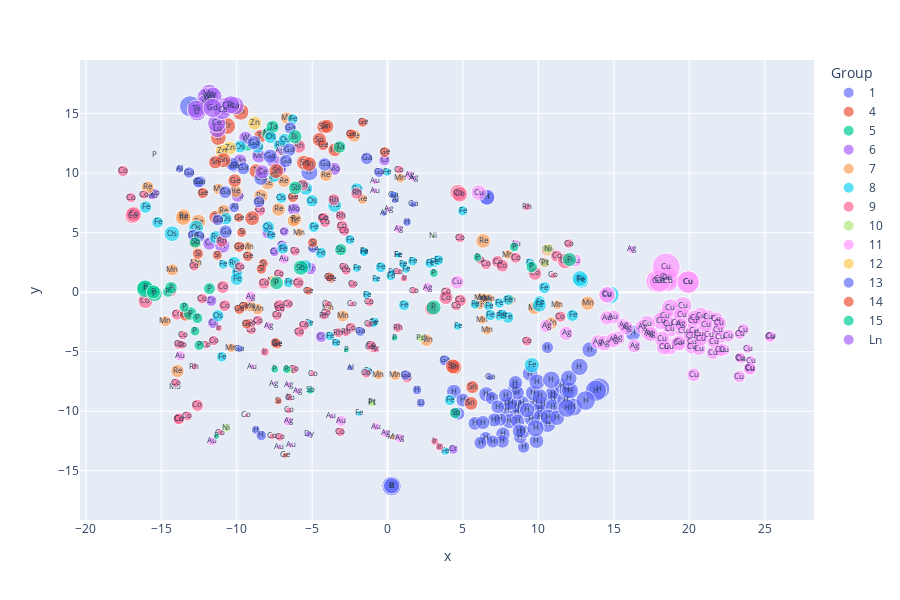

Notebook code for this chart:
### Code cell
df_mapping.sort_values(by="Group", key=lambda x: np.argsort(index_natsorted(df_mapping["Group"])), inplace=True)
fig = px.scatter(df_mapping, x="x", y="y", color="Group", size="Doop", text="M", custom_data=["M", "Ligand", "Axial", "Coord_No", "No_Subs",  "Doop", "CCDC", "dominant"], width=900, height=600)
fig.update_traces(hovertemplate="CCDC: %{customdata[6]}<br>%{customdata[0]} %{customdata[1]} %{customdata[2]} <br>Coordination Number: %{customdata[3]} <br>%{customdata[7]}")
fig.update_traces(textfont_size=8)

### Figure 1 — Plotly figure (JSON) as saved in the notebook; plotly's stock layout.template omitted (floating-point values rounded to 4 significant figures; data arrays with more than 128 entries replaced by an {"elided": "..."} marker saying what was removed)
{"data": [{"customdata": {"elided": "72x8 mixed values"}, "hovertemplate": "CCDC: %{customdata[6]}<br>%{customdata[0]} %{customdata[1]} %{customdata[2]} <br>Coordination Number: %{customdata[3]} <br>%{customdata[7]}", "legendgroup": "1", "marker": {"color": "#636efa", "size": [1.79, 0.636, 0.8224, 0.8289, 0.8392, 0.8445, 0.8496, 0.8682, 0.8697, 0.8816, 0.8828, 0.8995, 0.8099, 0.9055, 0.9103, 0.9129, 0.9137, 0.8272, 0.9327, 0.7935, 0.9371, 0.9371, 0.9475, 0.9504, 0.954, 0.9056, 0.7933, 0.5754, 0.7929, 0.2882, 0.2948, 0.3585, 0.9296, 0.4256, 0.5944, 1.216, 0.9617, 0.659, 0.6702, 0.6858, 0.69, 0.7035, 0.713, 0.719, 0.7235, 0.7271, 0.7405, 0.7436, 0.7487, 0.7548, 0.7636, 0.638, 0.786, 0.7904, 0.755, 0.968, 1.059, 0.963, 0.9731, 1.067, 1.736, 1.11, 0.9062, 1.127, 1.106, 1.226, 1.308, 1.456, 1.06, 1.162, 0.3291, 1.147], "sizemode": "area", "sizeref": 0.007572, "symbol": "circle"}, "mode": "markers+text", "name": "1", "orientation": "v", "showlegend": true, "text": ["H", "H", "H", "H", "H", "H", "H", "H", "H", "H", "H", "H", "H", "H", "H", "H", "H", "H", "H", "H", "H", "H", "H", "H", "H", "H", "H", "H", "H", "H", "H", "H", "H", "H", "H", "H", "H", "H", "H", "H", "H", "H", "H", "H", "H", "H", "H", "H", "H", "H", "H", "H", "H", "H", "H", "H", "H", "H", "H", "H", "H", "H", "H", "H", "H", "H", "H", "H", "H", "H", "Li", "H"], "textfont": {"size": 8}, "type": "scatter", "x": [14.02, 6.505, 7.95, 9.806, 4.403, 9.872, 8.914, 6.542, 8.563, 8.081, 8.561, 11.0, 8.632, 10.95, 9.645, 10.27, 10.07, 9.528, 9.451, 8.445, 10.13, 10.09, 6.569, 13.4, 16.26, 9.254, 7.652, 10.6, 7.914, 1.293, -8.734, 1.952, 10.95, -8.368, 9.019, 11.81, 6.595, 4.69, 6.163, 6.92, 8.798, 7.449, 7.616, 9.008, 7.307, 5.792, 5.0, 8.166, 7.075, 8.726, 8.603, 6.967, 7.829, 8.479, 6.319, 11.57, 10.61, 10.65, 9.9, 11.92, 13.81, -5.182, 11.22, 9.808, 12.09, 12.32, 11.9, 13.13, 12.01, 10.86, 2.205, 12.72], "xaxis": "x", "y": [-8.108, -12.24, -9.901, -9.262, -8.35, -12.5, -9.305, -8.57, -10.08, -10.83, -9.541, -8.859, -10.83, -8.527, -8.466, -9.399, -9.787, -10.61, -6.833, -8.086, -10.52, -8.761, 7.992, -4.824, -3.423, -9.908, -11.91, -4.646, -9.385, 5.891, -11.57, -8.212, -9.62, -12.03, -13.0, -9.092, 7.964, -10.2, -12.65, -8.902, -12.18, -10.69, -12.53, -11.7, -9.626, -11.02, -9.065, -9.334, -10.74, -11.66, -8.452, -12.55, -8.683, -7.606, -10.95, -7.88, -11.08, -10.48, -7.534, -8.232, -8.271, 10.07, -10.55, -11.43, -8.269, -9.654, -9.736, -9.1, -7.236, -7.358, -9.298, -6.27], "yaxis": "y"}, {"customdata": [["Zr", "(5,15-Mes/10-OMe)TPC", "Cp", 9, 3, 0.6883, "897227", "dom comp"], ["Hf", "(5,15-Mes/10-OMe)TPC", "(µ-Cl)2", 6, 3, 0.7178, 979184, "dom comp"], ["Ti", "(5,15-Mes/10-OMe)TPC", "Cl", 5, 3, 0.7881, "979186", "dom comp"], ["Ti", "(5,15-Mes/10-OMe)TPC", "Cp*", 9, 3, 0.9279, "897228", "dom comp"], ["Ti", "(5,15-Mes/10-OMe)TPC", "SiMe3", 5, 3, 0.727, "979185", "dom comp"], ["Zr", "(5,15-Mes/10-OMe)TPC", "THF/(µ-Cl)2", 7, 3, 1.099, "979187", "dom comp"]], "hovertemplate": "CCDC: %{customdata[6]}<br>%{customdata[0]} %{customdata[1]} %{customdata[2]} <br>Coordination Number: %{customdata[3]} <br>%{customdata[7]}", "legendgroup": "4", "marker": {"color": "#EF553B", "size": [0.6883, 0.7178, 0.7881, 0.9279, 0.727, 1.099], "sizemode": "area", "sizeref": 0.007572, "symbol": "circle"}, "mode": "markers+text", "name": "4", "orientation": "v", "showlegend": true, "text": ["Zr", "Hf", "Ti", "Ti", "Ti", "Zr"], "textfont": {"size": 8}, "type": "scatter", "x": [-8.417, -3.502, -8.714, -11.22, -11.39, -10.64], "xaxis": "x", "y": [13.11, 11.96, 10.18, 12.96, 6.297, 13.95], "yaxis": "y"}, {"customdata": [["Ta", "(5,15-Mes/10-OMe)TPC", "NtBu", 5, 3, 0.5979, "1515749", "dom comp"], ["Ta", "(5,15-Mes/10-OMe)TPC", "Cl2", 6, 3, 0.7, "1515748", "dom comp"], ["Nb", "(5,15-Mes/10-OMe)TPC", "(µ-O)3", 7, 3, 0.6636, "2077523", "dom comp"], ["Ta", "(5,15-Mes/10-OMe)TPC", "(µ-O)3", 7, 3, 0.6674, "2077522", "dom comp"]], "hovertemplate": "CCDC: %{customdata[6]}<br>%{customdata[0]} %{customdata[1]} %{customdata[2]} <br>Coordination Number: %{customdata[3]} <br>%{customdata[7]}", "legendgroup": "5", "marker": {"color": "#00cc96", "size": [0.5979, 0.7, 0.6636, 0.6674], "sizemode": "area", "sizeref": 0.007572, "symbol": "circle"}, "mode": "markers+text", "name": "5", "orientation": "v", "showlegend": true, "text": ["Ta", "Ta", "Nb", "Ta"], "textfont": {"size": 8}, "type": "scatter", "x": [-3.176, -9.296, -7.894, -7.621], "xaxis": "x", "y": [12.2, 12.4, 13.33, 13.88], "yaxis": "y"}, {"customdata": {"elided": "28x8 mixed values"}, "hovertemplate": "CCDC: %{customdata[6]}<br>%{customdata[0]} %{customdata[1]} %{customdata[2]} <br>Coordination Number: %{customdata[3]} <br>%{customdata[7]}", "legendgroup": "6", "marker": {"color": "#ab63fa", "size": [0.6865, 0.6596, 0.6326, 0.6525, 0.769, 1.862e-06, 0.5132, 0.3858, 1.383, 0.6325, 0.5897, 0.7219, 0.2425, 0.6002, 1.388, 0.6985, 0.4413, 0.3941, 0.4976, 0.3554, 0.4966, 0.5091, 0.8839, 1.381, 1.349, 0.7929, 0.3466, 1.316], "sizemode": "area", "sizeref": 0.007572, "symbol": "circle"}, "mode": "markers+text", "name": "6", "orientation": "v", "showlegend": true, "text": ["Cr", "Mo", "Mo", "Mo", "Mo", "Mo", "Cr", "Mo", "Mo", "Mo", "Cr", "Mo", "Mo", "Cr", "Mo", "W", "Cr", "Cr", "Cr", "Cr", "Cr", "Cr", "W", "W", "W", "W", "Cr", "W"], "textfont": {"size": 8}, "type": "scatter", "x": [-11.81, -7.115, -9.943, -3.533, -8.537, -14.06, -4.402, -15.48, -11.82, -6.198, -7.923, -9.783, -15.61, -5.125, -11.8, -9.418, -7.007, -7.504, -0.1995, -6.846, -11.69, -11.55, -10.95, -12.0, -12.09, -7.576, 4.355, -11.59], "xaxis": "x", "y": [4.09, 10.4, 8.096, 10.36, 11.44, -7.977, -3.748, 8.296, 16.23, 6.95, 4.987, 11.04, 8.086, 1.986, 16.67, 12.96, 3.938, 3.408, 11.09, 5.096, -0.7208, -2.576, 3.905, 16.37, 15.78, 11.09, -13.21, 16.45], "yaxis": "y"}, {"customdata": {"elided": "50x8 mixed values"}, "hovertemplate": "CCDC: %{customdata[6]}<br>%{customdata[0]} %{customdata[1]} %{customdata[2]} <br>Coordination Number: %{customdata[3]} <br>%{customdata[7]}", "legendgroup": "7", "marker": {"color": "#FFA15A", "size": [0.4209, 0.683, 0.6383, 0.6878, 0.6684, 0.8115, 0.6307, 0.3949, 0.6494, 0.7828, 0.7195, 0.511, 0.6262, 0.62, 0.6174, 0.3905, 0.5062, 0.3769, 0.5575, 0.6244, 0.359, 0.8198, 0.4015, 0.8247, 0.5573, 0.3256, 0.5043, 0.1552, 0.3464, 0.7752, 0.481, 0.6164, 0.3948, 0.4647, 0.4576, 0.5565, 0.3538, 0.5337, 0.5865, 0.4265, 0.4048, 0.9185, 0.6602, 0.3394, 0.601, 0.4124, 0.321, 0.3599, 0.3387, 0.8741], "sizemode": "area", "sizeref": 0.007572, "symbol": "circle"}, "mode": "markers+text", "name": "7", "orientation": "v", "showlegend": true, "text": ["Re", "Re", "Re", "Re", "Re", "Re", "Re", "Mn", "Re", "Re", "Re", "Mn", "Re", "Tc", "Mn", "Mn", "Mn", "Mn", "Mn", "Re", "Mn", "Re", "Mn", "Re", "Mn", "Mn", "Mn", "Mn", "Mn", "Mn", "Mn", "Mn", "Mn", "Mn", "Mn", "Mn", "Mn", "Mn", "Mn", "Mn", "Mn", "Re", "Mn", "Mn", "Mn", "Mn", "Mn", "Mn", "Mn", "Re"], "textfont": {"size": 8}, "type": "scatter", "x": [-1.66, -6.87, -15.9, -13.92, -10.87, -8.393, -6.096, 0.5149, -2.224, -7.938, -7.228, -11.2, -4.082, -6.233, 10.62, -9.258, -8.613, -3.941, -2.968, -10.08, 7.987, -13.52, 6.5, 6.337, -9.131, 6.274, -12.71, 0.3554, -10.36, 13.26, 8.093, 10.83, -0.6022, -12.75, -14.72, -14.27, 0.8425, -7.622, -6.668, 6.718, 6.132, -13.54, 9.731, 11.26, 2.586, 6.42, -5.858, 6.082, 6.599, -12.54], "xaxis": "x", "y": [7.822, 9.357, 8.794, -6.627, 6.834, 8.06, 6.111, -6.984, 13.13, 9.193, 6.95, 8.667, 9.819, 6.005, 3.569, 3.828, -1.426, -1.287, -1.999, 8.474, 3.163, 6.429, -0.6629, 4.301, -1.14, -2.298, 2.46, -12.17, -4.665, -0.9294, -0.6499, -2.601, -6.932, 4.061, -2.439, 1.876, 9.573, 0.8996, 14.61, -0.5593, -0.4728, 6.259, -1.328, -1.061, -4.042, -0.5178, 5.005, -1.074, -3.215, 5.905], "yaxis": "y"}, {"customdata": {"elided": "79x8 mixed values"}, "hovertemplate": "CCDC: %{customdata[6]}<br>%{customdata[0]} %{customdata[1]} %{customdata[2]} <br>Coordination Number: %{customdata[3]} <br>%{customdata[7]}", "legendgroup": "8", "marker": {"color": "#19d3f3", "size": [0.4381, 0.5057, 0.306, 0.5068, 0.5894, 0.3829, 0.5448, 0.3063, 0.8996, 0.1397, 0.5304, 0.2528, 0.9517, 0.2824, 0.561, 0.4926, 0.5391, 0.4704, 0.2525, 0.4024, 0.4081, 0.4785, 0.6428, 0.5633, 0.2653, 0.5241, 0.3437, 0.494, 0.153, 0.3387, 0.3704, 0.4462, 0.4685, 0.4293, 0.2341, 0.4264, 0.363, 0.3803, 0.4268, 1.229, 0.946, 0.4073, 0.7504, 0.2721, 0.3048, 0.342, 0.2447, 0.9094, 0.3982, 0.2081, 0.6459, 0.6159, 0.6368, 0.7006, 0.1541, 0.6026, 0.7693, 0.5701, 0.8587, 0.6701, 0.6142, 0.2479, 0.5855, 0.4697, 0.624, 0.6294, 0.6688, 0.6825, 0.4487, 0.3749, 0.3605, 0.4946, 0.2548, 0.3432, 0.5594, 0.6137, 0.3551, 0.2981, 0.3731], "sizemode": "area", "sizeref": 0.007572, "symbol": "circle"}, "mode": "markers+text", "name": "8", "orientation": "v", "showlegend": true, "text": ["Fe", "Fe", "Fe", "Fe", "Fe", "Fe", "Fe", "Fe", "Fe", "Fe", "Fe", "Fe", "Fe", "Fe", "Fe", "Fe", "Fe", "Fe", "Fe", "Fe", "Fe", "Fe", "Fe", "Fe", "Fe", "Fe", "Fe", "Fe", "Fe", "Fe", "Fe", "Fe", "Fe", "Fe", "Fe", "Fe", "Fe", "Fe", "Fe", "Fe", "Os", "Fe", "Ru", "Fe", "Fe", "Fe", "Fe", "Fe", "Fe", "Fe", "Ru", "Ru", "Ru", "Ru", "Fe", "Ru", "Fe", "Os", "Os", "Ru", "Os", "Fe", "Os", "Os", "Os", "Os", "Os", "Os", "Fe", "Fe", "Fe", "Fe", "Fe", "Fe", "Fe", "Os", "Fe", "Fe", "Fe"], "textfont": {"size": 8}, "type": "scatter", "x": [7.446, -4.424, -1.55, -6.94, -16.04, 6.708, 10.08, -1.567, 12.84, -1.893, -9.972, 0.4073, 12.75, -0.03833, 7.978, 4.128, -7.517, 1.095, 1.236, 4.976, 3.109, 6.819, -9.999, 12.26, 1.027, -15.24, -10.88, -4.885, 0.7218, 5.801, 0.213, 3.37, -0.4497, 7.615, -0.7552, -10.99, 1.656, 2.794, -6.56, 14.75, -14.29, 7.415, -3.501, -2.048, -1.37, 9.422, 4.649, 9.56, -2.495, 0.324, -10.17, -7.153, -8.615, -5.472, 0.7046, -2.033, 10.06, -11.24, -12.69, -11.39, -10.72, 3.831, -5.006, -7.038, -9.783, -7.913, -6.814, -5.402, -6.287, -0.872, -3.834, 7.993, -5.207, -1.322, 10.4, -7.747, -7.706, -3.418, -0.9877], "xaxis": "x", "y": [-1.98, 3.301, 3.43, 3.664, 7.148, -1.183, -0.7829, 3.365, 0.9849, -10.19, 1.668, 8.094, 1.147, 10.1, -2.114, -9.061, 9.705, -1.09, 1.931, 6.836, 2.515, -1.916, 1.107, -1.945, 2.332, 5.864, 2.33, 5.489, 3.124, -1.033, 1.383, 2.695, 2.096, -1.873, 1.099, -5.432, 2.6, 2.436, 0.816, -0.2307, 4.912, -0.907, 7.285, 2.012, -0.2218, 2.478, -2.862, -6.132, 4.422, 1.672, 2.473, 12.32, 12.21, 2.179, 3.127, 8.659, -1.082, -1.98, 5.408, 4.614, 6.177, -13.35, 7.672, 7.93, 12.23, 5.456, 12.78, 8.696, 14.54, -2.494, -3.672, -0.6295, -2.604, -6.659, 0.3868, 13.01, 4.78, -4.228, -2.591], "yaxis": "y"}, {"customdata": {"elided": "108x8 mixed values"}, "hovertemplate": "CCDC: %{customdata[6]}<br>%{customdata[0]} %{customdata[1]} %{customdata[2]} <br>Coordination Number: %{customdata[3]} <br>%{customdata[7]}", "legendgroup": "9", "marker": {"color": "#FF6692", "size": [0.1546, 0.4438, 0.2829, 0.4302, 0.5386, 0.4339, 0.3953, 0.6359, 0.379, 0.961, 0.5533, 1.005, 0.07484, 0.4621, 0.3617, 0.3564, 0.1498, 0.2688, 0.744, 0.2891, 0.5314, 0.4994, 0.3267, 0.5568, 0.3377, 0.4045, 0.4762, 0.5282, 0.3774, 0.3697, 0.206, 0.1704, 0.3732, 0.9241, 0.4873, 0.4252, 0.3432, 0.3041, 0.4242, 0.2413, 0.5892, 0.7156, 0.4459, 0.311, 0.426, 0.7633, 0.5282, 0.1846, 0.3321, 0.5425, 0.4665, 0.4447, 0.4382, 0.3169, 0.3568, 0.2524, 0.5283, 0.1766, 0.3053, 0.3989, 0.7188, 0.3627, 0.3679, 0.2735, 0.1708, 0.2226, 0.8494, 0.4398, 0.1817, 0.5467, 0.5378, 0.1971, 0.3441, 0.2327, 0.1897, 0.3059, 0.2514, 0.223, 0.2946, 0.5448, 0.556, 0.3272, 0.4543, 0.5781, 0.3342, 0.26, 0.3374, 0.1963, 0.9131, 0.336, 0.3096, 0.2723, 0.415, 0.1349, 0.3868, 0.2203, 0.1935, 0.6156, 0.1648, 0.9398, 0.3846, 0.3268, 0.5736, 0.3639, 0.4687, 0.4809, 0.3868, 0.4078], "sizemode": "area", "sizeref": 0.007572, "symbol": "circle"}, "mode": "markers+text", "name": "9", "orientation": "v", "showlegend": true, "text": ["Co", "Co", "Co", "Co", "Co", "Co", "Co", "Co", "Co", "Co", "Co", "Co", "Co", "Co", "Co", "Co", "Co", "Co", "Co", "Co", "Co", "Co", "Co", "Co", "Co", "Co", "Co", "Co", "Co", "Co", "Co", "Co", "Co", "Co", "Co", "Co", "Co", "Co", "Co", "Co", "Co", "Co", "Co", "Co", "Co", "Co", "Co", "Co", "Co", "Co", "Co", "Co", "Co", "Co", "Co", "Co", "Rh", "Co", "Co", "Co", "Rh", "Rh", "Rh", "Rh", "Rh", "Rh", "Co", "Rh", "Ir", "Rh", "Rh", "Ir", "Ir", "Ir", "Ir", "Ir", "Ir", "Ir", "Rh", "Rh", "Co", "Co", "Co", "Co", "Co", "Co", "Co", "Co", "Co", "Co", "Co", "Co", "Co", "Co", "Co", "Co", "Co", "Co", "Co", "Co", "Co", "Co", "Co", "Co", "Co", "Co", "Co", "Co"], "textfont": {"size": 8}, "type": "scatter", "x": [-2.355, -7.127, 0.7782, 10.39, -5.913, 6.525, -6.585, -10.92, -13.28, -16.9, -3.008, 4.673, -9.367, 8.489, 3.903, 4.807, -4.964, -7.143, 2.909, -13.57, -13.8, -13.85, -14.04, -12.6, -2.899, -7.331, -17.54, -8.471, -6.139, -9.808, 0.7032, 10.98, -9.034, 4.785, -4.205, -5.539, -3.134, -16.14, -7.208, -1.225, -7.172, 9.774, -4.144, -2.31, -8.608, 3.874, -8.191, -11.09, -2.745, -10.79, -4.287, -2.86, -2.452, -9.028, -13.85, -4.053, -5.621, -6.554, -1.197, -11.54, -5.876, 0.682, -3.261, -4.205, -12.8, 9.242, -16.05, -3.107, -0.7408, -11.0, -2.046, -6.546, -0.9364, 3.122, -11.18, -8.133, 3.449, 1.091, -2.76, -3.562, 11.21, 12.0, -5.843, 7.288, 1.279, -12.04, -6.224, -3.997, -16.83, -12.83, 6.136, -13.63, -12.28, -6.473, 9.241, 1.744, -1.182, 7.599, -7.653, 11.78, 4.557, -1.407, 4.824, -1.081, 11.46, -13.96, -17.0, -14.33], "xaxis": "x", "y": [-0.9919, -1.373, 10.29, 2.502, 0.803, 2.335, -0.9831, 0.4425, -10.4, 6.427, 5.526, 8.368, -10.35, 2.897, 0.04372, 4.568, -6.849, -12.16, -1.378, -3.624, -10.63, -10.64, -7.602, -9.503, 2.123, -1.928, 10.19, 6.869, 3.448, 2.149, 1.736, 1.417, -3.151, 8.224, 6.209, -2.788, -11.73, 8.19, 1.522, -2.686, -1.13, 1.573, 5.883, 0.6613, -2.383, -0.4481, 0.748, -11.79, 1.822, -1.128, 6.235, 5.163, -2.971, -2.612, -4.382, -1.71, 9.01, -9.932, -0.8242, -4.067, 12.25, -2.978, -3.404, -1.975, -6.259, 7.148, -0.7462, 6.425, -4.81, 4.274, 8.294, -8.775, -4.697, -12.53, -3.021, -5.014, -12.98, 1.167, -3.365, 7.769, 3.033, 4.081, -3.33, 2.56, -7.239, -4.409, -6.473, -0.9527, 6.535, 2.164, 2.73, -4.422, -0.536, -8.903, -4.105, 0.1348, -4.646, 2.221, -12.1, 2.616, -1.147, -6.823, -0.6949, -4.446, -2.051, -1.873, 7.946, 0.06101], "yaxis": "y"}, {"customdata": [["Pt", "TolTPC", "pTol/CNPh", 6, 3, 0.1331, "995763", "sad comp"], ["Pt", "TolTPC", "pTol/CNPh", 6, 3, 0.1785, "995764", "wav x comp"], ["Pt", "TPC", "pTol/CNPh", 6, 3, 0.2354, "995762", "sad comp"], ["Pt", "TPC", "Py/CNPh", 6, 3, 0.3513, "1846981", "sad comp"], ["Ni", "(OECor)2Spiro", null, 4, 4, 0.3722, 194719, "sad comp"], ["Ni", "TETMC", null, 4, 3, 0.08879, "762765", "dom comp"], ["Ni", "(3-NO2)(5,15-Mes)DP-10-Alkyl", null, 4, 4, 0.2765, "2040257", "ruf comp"], ["Pd", "pFTPC", null, 4, 3, 0.2527, "1992719", "sad comp"]], "hovertemplate": "CCDC: %{customdata[6]}<br>%{customdata[0]} %{customdata[1]} %{customdata[2]} <br>Coordination Number: %{customdata[3]} <br>%{customdata[7]}", "legendgroup": "10", "marker": {"color": "#B6E880", "size": [0.1331, 0.1785, 0.2354, 0.3513, 0.3722, 0.08879, 0.2765, 0.2527], "sizemode": "area", "sizeref": 0.007572, "symbol": "circle"}, "mode": "markers+text", "name": "10", "orientation": "v", "showlegend": true, "text": ["Pt", "Pt", "Pt", "Pt", "Ni", "Ni", "Ni", "Pd"], "textfont": {"size": 8}, "type": "scatter", "x": [-6.469, -1.005, -1.024, 10.43, 10.62, 3.025, -10.69, 2.186], "xaxis": "x", "y": [-6.621, -9.242, -9.32, 2.453, 3.638, 4.688, -11.39, -3.838], "yaxis": "y"}, {"customdata": {"elided": "105x8 mixed values"}, "hovertemplate": "CCDC: %{customdata[6]}<br>%{customdata[0]} %{customdata[1]} %{customdata[2]} <br>Coordination Number: %{customdata[3]} <br>%{customdata[7]}", "legendgroup": "11", "marker": {"color": "#FF97FF", "size": [0.402, 0.6263, 1.259, 1.05, 0.5557, 1.936, 0.9352, 0.6762, 0.6686, 0.8764, 1.033, 0.8546, 0.6177, 0.9265, 0.5962, 0.742, 1.043, 0.7902, 0.4754, 0.4436, 0.6852, 0.727, 0.3323, 0.9287, 0.627, 0.7754, 0.9114, 0.8035, 2.026, 2.048, 1.989, 1.013, 0.4853, 0.9098, 1.021, 1.257, 1.087, 0.6325, 0.9371, 0.722, 1.884, 1.805, 1.894, 1.093, 3.029, 0.9248, 0.98, 1.034, 0.4328, 0.4782, 0.9193, 1.94, 0.9293, 0.787, 0.7654, 0.7834, 0.8889, 1.15, 0.9151, 0.7335, 0.7616, 1.05, 0.6508, 0.1378, 0.2986, 0.4682, 0.2523, 0.4092, 0.1706, 0.6399, 0.1413, 0.4102, 0.1459, 0.3105, 0.1686, 0.1416, 0.8373, 0.9326, 0.4057, 0.8791, 0.9188, 0.8716, 0.8946, 0.7566, 0.7099, 0.7342, 0.7949, 0.1656, 0.3398, 0.3255, 0.2788, 0.7821, 0.8824, 0.1705, 0.3127, 0.3616, 0.4874, 0.2774, 0.2153, 0.6488, 0.6766, 0.2519, 0.3461, 0.08474, 0.1833], "sizemode": "area", "sizeref": 0.007572, "symbol": "circle"}, "mode": "markers+text", "name": "11", "orientation": "v", "showlegend": true, "text": ["Cu", "Cu", "Cu", "Cu", "Cu", "Cu", "Cu", "Cu", "Cu", "Cu", "Cu", "Cu", "Cu", "Cu", "Cu", "Cu", "Cu", "Cu", "Cu", "Cu", "Cu", "Cu", "Cu", "Cu", "Cu", "Cu", "Cu", "Cu", "Cu", "Cu", "Cu", "Cu", "Cu", "Cu", "Cu", "Cu", "Cu", "Cu", "Cu", "Cu", "Cu", "Cu", "Cu", "Cu", "Cu", "Cu", "Cu", "Cu", "Cu", "Cu", "Cu", "Cu", "Cu", "Ag", "Au", "Ag", "Cu", "Cu", "Cu", "Cu", "Cu", "Cu", "Ag", "Au", "Au", "Au", "Au", "Au", "Au", "Au", "Au", "Au", "Au", "Au", "Au", "Au", "Ag", "Ag", "Ag", "Cu", "Cu", "Ag", "Ag", "Ag", "Ag", "Ag", "Ag", "Ag", "Ag", "Ag", "Ag", "Au", "Ag", "Ag", "Ag", "Ag", "Ag", "Ag", "Ag", "Ag", "Cu", "Ag", "Ag", "Ag", "Ag"], "textfont": {"size": 8}, "type": "scatter", "x": [24.07, 24.05, 19.58, 18.74, 23.58, 19.93, 20.65, 22.02, 21.56, 20.16, 19.59, 19.36, 22.27, 20.11, 23.31, 20.17, 18.68, 21.3, 23.43, 23.36, 22.06, 20.64, 23.87, 19.15, 22.59, 21.91, 21.23, 21.78, 18.42, 17.96, 18.53, 20.75, 25.41, 20.32, 18.41, 18.74, 19.5, 24.0, 20.24, 20.29, 17.85, 18.59, 18.05, 14.56, 18.47, 21.09, 20.38, 14.55, 23.34, 25.35, 6.052, 19.92, 18.61, 13.94, 14.98, 15.27, 19.28, 18.12, 18.33, 4.605, 22.0, 17.21, 15.61, -6.427, -11.64, -3.078, -0.769, -13.74, -0.8606, 12.44, -3.717, -6.866, -8.963, 8.494, -0.8373, -7.173, 16.89, 14.37, 2.646, 20.75, 18.18, 14.95, 17.27, 11.83, 19.44, 16.35, 15.82, 0.05477, 0.7927, -7.133, -7.907, 14.54, 17.44, -6.58, 0.7213, -6.598, -9.089, -0.1336, -5.961, 10.5, 21.61, 16.18, 1.468, -7.547, 1.701], "xaxis": "x", "y": [-5.752, -6.457, -1.14, -3.074, -3.142, 0.8516, -3.526, -3.803, -5.112, -4.185, -3.225, -4.215, -4.854, -3.672, -7.09, -4.612, -4.576, -3.565, -5.578, -5.489, -4.863, -4.75, -4.739, -2.555, -3.643, -3.173, -2.107, -2.268, 1.302, 1.101, 1.222, -1.961, -3.708, -3.255, -2.0, -1.334, -1.927, -6.387, -2.439, -6.942, 0.9176, 0.9763, 0.9384, -0.1905, 2.102, -2.735, -2.165, -0.2348, -3.531, -3.751, 8.364, 0.8524, -2.713, -4.175, -2.087, -3.853, -4.298, -2.411, -4.62, 0.8469, -2.625, -2.657, -2.749, -12.86, -12.53, -10.82, -11.3, -5.347, 8.536, 2.656, -10.43, 2.784, -6.253, 4.047, 9.307, -12.99, -2.937, -4.277, 0.3902, -3.896, -3.916, -4.028, -3.388, -3.461, -2.711, -4.509, -2.997, 6.948, -12.25, 11.84, -2.82, -2.158, -3.521, -7.777, 5.326, -10.84, -0.3872, -11.87, -8.283, -2.834, -4.16, 3.586, 9.813, -7.671, 9.555], "yaxis": "y"}, {"customdata": [["Zn", "(5,15-Mes)DP-10-AlkinC", "iPrOH", 5, 3, 0.7481, 1533409, "dom comp"], ["Zn", "(5,15-pF)DP-10-AlkinC", null, 4, 3, 0.7484, "1533408 A", "dom comp"], ["Zn", "(5,15-pF)DP-10-AlkinC", null, 4, 3, 0.6916, "1533408 B", "dom comp"]], "hovertemplate": "CCDC: %{customdata[6]}<br>%{customdata[0]} %{customdata[1]} %{customdata[2]} <br>Coordination Number: %{customdata[3]} <br>%{customdata[7]}", "legendgroup": "12", "marker": {"color": "#FECB52", "size": [0.7481, 0.7484, 0.6916], "sizemode": "area", "sizeref": 0.007572, "symbol": "circle"}, "mode": "markers+text", "name": "12", "orientation": "v", "showlegend": true, "text": ["Zn", "Zn", "Zn"], "textfont": {"size": 8}, "type": "scatter", "x": [-10.47, -8.809, -10.98], "xaxis": "x", "y": [12.1, 14.2, 11.86], "yaxis": "y"}, {"customdata": {"elided": "38x8 mixed values"}, "hovertemplate": "CCDC: %{customdata[6]}<br>%{customdata[0]} %{customdata[1]} %{customdata[2]} <br>Coordination Number: %{customdata[3]} <br>%{customdata[7]}", "legendgroup": "13", "marker": {"color": "#636efa", "size": [0.6047, 0.5528, 0.5371, 0.4954, 0.4357, 0.5366, 0.6976, 0.568, 0.7387, 0.5175, 0.7741, 0.6922, 0.5728, 0.5143, 0.1408, 0.4156, 0.2106, 0.6363, 0.7693, 0.3755, 0.2289, 0.5507, 0.1489, 0.3919, 0.6257, 0.7011, 0.685, 0.2258, 0.2638, 1.002, 0.2428, 0.6986, 0.4618, 1.703, 1.449, 0.9892, 0.344, 0.211], "sizemode": "area", "sizeref": 0.007572, "symbol": "circle"}, "mode": "markers+text", "name": "13", "orientation": "v", "showlegend": true, "text": ["Ga", "Ga", "Ga", "Ga", "Al", "Ga", "Ga", "Ga", "Ga", "Ga", "Ga", "Ga", "Ga", "Ga", "Al", "Ga", "Al", "Ga", "Ga", "Ga", "Ga", "Ga", "Al", "Ga", "Ga", "Ga", "Ga", "Ga", "Al", "B", "Ga", "Ga", "Ga", "B", "B", "B", "Ga", "Ga"], "textfont": {"size": 8}, "type": "scatter", "x": [-1.381, -12.87, -12.49, -13.16, -10.17, -10.2, -4.17, -12.43, -8.399, -11.25, -7.782, -10.73, -6.447, -12.54, -0.2488, 1.195, 0.4948, -9.557, -8.849, -1.81, -9.816, -8.521, -2.473, -0.5658, -10.75, -6.518, -6.745, 6.786, -13.78, 0.2639, 0.3757, -10.28, 3.779, -13.09, 0.2626, 0.2642, -4.964, 1.683], "xaxis": "x", "y": [11.24, 4.781, 4.687, 10.05, 7.119, 10.57, 10.73, 9.283, 9.55, 6.068, 11.42, 5.084, 13.8, 9.247, 6.619, -6.961, 7.755, 10.4, 12.55, -3.3, -4.745, 7.594, -6.348, 10.06, 8.4, 11.96, 11.02, -7.129, 10.36, -16.26, 8.17, 10.76, -5.724, 15.61, -16.28, -16.26, 3.67, 7.393], "yaxis": "y"}, {"customdata": {"elided": "42x8 mixed values"}, "hovertemplate": "CCDC: %{customdata[6]}<br>%{customdata[0]} %{customdata[1]} %{customdata[2]} <br>Coordination Number: %{customdata[3]} <br>%{customdata[7]}", "legendgroup": "14", "marker": {"color": "#EF553B", "size": [0.3336, 0.3443, 0.3702, 0.8396, 0.3597, 0.7035, 0.442, 0.3261, 0.3987, 0.8436, 0.4959, 0.3601, 0.4775, 0.4313, 0.298, 0.4712, 0.3832, 0.2236, 0.3563, 0.8368, 0.4796, 1.065, 0.398, 0.4433, 0.4283, 0.8402, 0.7194, 0.6498, 0.8679, 0.6729, 0.4123, 0.1359, 0.4106, 0.8528, 0.7658, 0.8293, 0.4254, 0.3818, 0.4047, 0.7443, 0.6001, 0.7664], "sizemode": "area", "sizeref": 0.007572, "symbol": "circle"}, "mode": "markers+text", "name": "14", "orientation": "v", "showlegend": true, "text": ["Ge", "Ge", "Si", "Sn", "Ge", "Ge", "Ge", "Ge", "Ge", "Sn", "Ge", "Ge", "Ge", "Ge", "Ge", "Ge", "Si", "Si", "Ge", "Sn", "Si", "Sn", "Ge", "Ge", "Ge", "Sn", "Sn", "Sn", "Sn", "Sn", "Si", "Ge", "Ge", "Sn", "Sn", "Sn", "Si", "Si", "Si", "Sn", "Ge", "Sn"], "textfont": {"size": 8}, "type": "scatter", "x": [-7.299, -3.768, -9.675, -5.534, -3.864, -10.13, -6.275, -7.334, -9.338, 4.438, -4.272, -1.646, -9.831, -2.414, -5.257, -12.25, -8.235, -7.234, -9.864, 4.329, -12.57, -9.739, -9.541, -0.1913, -9.264, -7.386, 5.53, 5.619, -10.89, -11.42, -7.428, -6.785, -9.825, -8.973, -4.22, -5.199, -8.363, -11.28, -4.96, -4.02, -13.39, -4.517], "xaxis": "x", "y": [-4.391, 1.141, 5.017, 10.88, 1.284, 9.373, 7.979, -4.385, -2.666, -6.295, 12.37, 14.26, 3.816, 13.27, 0.1184, 8.332, 2.408, -9.141, 6.263, -6.228, 3.231, 15.15, -1.191, 11.77, 3.022, 10.17, -9.336, -7.966, 11.09, 10.91, -4.249, -13.7, -1.437, 6.215, 13.89, 10.76, 1.954, 3.107, 4.159, 13.93, -1.903, 12.82], "yaxis": "y"}, {"customdata": {"elided": "32x8 mixed values"}, "hovertemplate": "CCDC: %{customdata[6]}<br>%{customdata[0]} %{customdata[1]} %{customdata[2]} <br>Coordination Number: %{customdata[3]} <br>%{customdata[7]}", "legendgroup": "15", "marker": {"color": "#00cc96", "size": [0.1739, 0.7105, 0.1404, 0.9455, 0.856, 0.367, 0, 0.5461, 0.1383, 0.2407, 0.8808, 0.9184, 0.4703, 1.144, 0.7788, 0.4481, 0.7069, 0.5765, 0.4876, 0.2842, 0.409, 0.265, 0.2251, 0.5995, 0.3541, 0.4165, 0.4985, 0.7626, 0.6937, 0.2918, 0.5065, 0.7474], "sizemode": "area", "sizeref": 0.007572, "symbol": "circle"}, "mode": "markers+text", "name": "15", "orientation": "v", "showlegend": true, "text": ["P", "P", "P", "P", "P", "P", "P", "P", "P", "P", "Sb", "P", "P", "P", "Bi", "P", "Sb", "Sb", "Sb", "P", "P", "P", "Sb", "P", "P", "P", "P", "P", "P", "P", "Sb", "P"], "textfont": {"size": 8}, "type": "scatter", "x": [0.4796, -13.08, -2.736, -15.45, 3.049, -12.76, -15.45, -11.81, -11.34, -7.477, -5.748, -16.07, -14.56, -16.07, -6.141, -12.6, -6.117, -3.103, -12.75, 5.96, -13.49, -6.694, -5.134, -14.35, 8.393, -12.49, 9.557, 12.06, -7.352, 3.069, 4.48, -15.52], "xaxis": "x", "y": [-3.836, -1.793, -4.86, -0.1302, -1.286, -3.274, 11.5, 0.2988, -12.11, -6.473, 2.055, 0.4075, 0.03474, 0.2836, 13.06, -2.181, 8.762, 3.572, 4.181, 2.927, -1.246, -6.466, -8.254, 0.3673, 3.793, -4.458, 2.113, 2.741, 0.7809, 1.607, -10.15, 0.02577], "yaxis": "y"}, {"customdata": [["Ce", "(5,15-Mes/10-OMe)TPC", "Cp/THF", 10, 3, 0.7694, 1482209, "dom comp"], ["U", "(5,15-Mes/10-OMe)TPC", "Cl/DME/Dimer", 8, 3, 1.237, 930334, "dom comp"], ["Th", "(5,15-Mes/10-OMe)TPC", "Cl/DME/Dimer", 8, 3, 1.279, 930333, "dom comp"], ["Lu", "(5,15-Mes/10-OMe)TPC", "Cp", 9, 3, 1.116, 1498989, "dom comp"], ["Ce", "(5,15-Mes/10-OMe)TPC", "BH(Pyrazol)3", 7, 3, 1.248, 1482207, "dom comp"], ["Ce", "(5,15-Mes/10-OMe)TPC", "BH(Pyrazol)3", 7, 3, 1.242, 1482208, "dom comp"], ["Ce", "(5,15-Mes/10-OMe)TPC", "Cp/DME", 11, 3, 1.331, 1498990, "dom comp"], ["La", "(5,15-Mes/10-OMe)TPC", "Me3TACN", 7, 3, 1.244, 908244, "dom comp"], ["Gd", "(5,15-Mes/10-OMe)TPC", "Me3TACN", 7, 3, 1.403, 908245, "dom comp"], ["Tb", "(5,15-Mes/10-OMe)TPC", "2x DME", 8, 3, 1.242, 908246, "dom comp"], ["Dy", "FTPC", "Pthalocyanin", 8, 3, 0.1763, 1524773, "sad comp"]], "hovertemplate": "CCDC: %{customdata[6]}<br>%{customdata[0]} %{customdata[1]} %{customdata[2]} <br>Coordination Number: %{customdata[3]} <br>%{customdata[7]}", "legendgroup": "Ln", "marker": {"color": "#ab63fa", "size": [0.7694, 1.237, 1.279, 1.116, 1.248, 1.242, 1.331, 1.244, 1.403, 1.242, 0.1763], "sizemode": "area", "sizeref": 0.007572, "symbol": "circle"}, "mode": "markers+text", "name": "Ln", "orientation": "v", "showlegend": true, "text": ["Ce", "U", "Th", "Lu", "Ce", "Ce", "Ce", "La", "Gd", "Tb", "Dy"], "textfont": {"size": 8}, "type": "scatter", "x": [-8.309, -12.63, -12.67, -11.27, -10.69, -11.33, -10.95, -10.12, -11.59, -10.38, -5.227], "xaxis": "x", "y": [10.1, 15.14, 15.36, 13.69, 15.61, 14.18, 15.29, 15.66, 15.47, 15.74, -11.93], "yaxis": "y"}], "layout": {"height": 600, "legend": {"itemsizing": "constant", "title": {"text": "Group"}, "tracegroupgap": 0}, "margin": {"t": 60}, "width": 900, "xaxis": {"anchor": "y", "domain": [0, 1], "title": {"text": "x"}}, "yaxis": {"anchor": "x", "domain": [0, 1], "title": {"text": "y"}}}}
